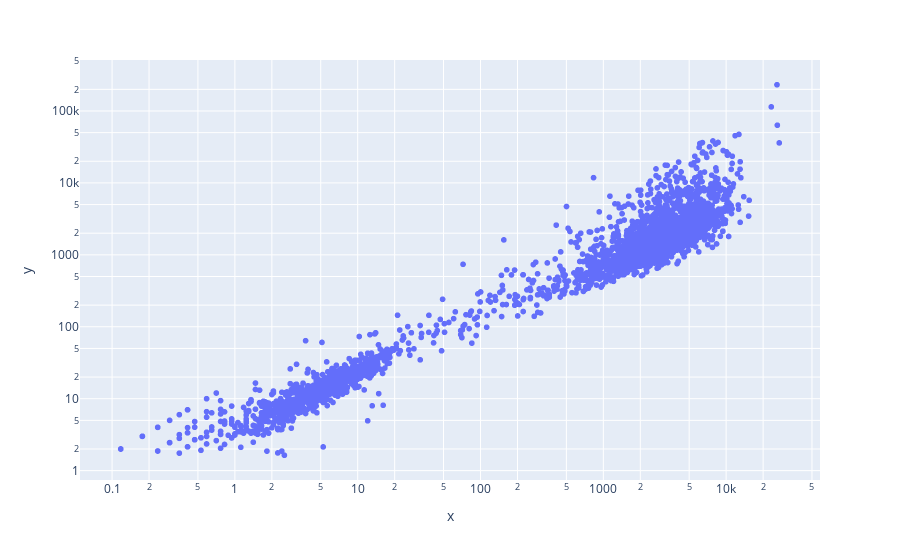

Notebook code cell kept with this figure:
### Code cell
px.scatter(x=vst_test.mean(axis=1), y=vst_test.var(axis=1)/vst_test.mean(axis=1), log_x=True, log_y=True)

### Figure 1 — Plotly figure (JSON) as saved in the notebook; plotly's stock layout.template omitted (floating-point values rounded to 4 significant figures; data arrays with more than 128 entries replaced by an {"elided": "..."} marker saying what was removed)
{"data": [{"hovertemplate": "x=%{x}<br>y=%{y}<extra></extra>", "legendgroup": "", "marker": {"color": "#636efa", "symbol": "circle"}, "mode": "markers", "name": "", "showlegend": false, "type": "scattergl", "x": {"elided": "3095 float values"}, "xaxis": "x", "y": {"elided": "3095 float values"}, "yaxis": "y"}], "layout": {"legend": {"tracegroupgap": 0}, "margin": {"t": 60}, "xaxis": {"anchor": "y", "domain": [0, 1], "title": {"text": "x"}, "type": "log"}, "yaxis": {"anchor": "x", "domain": [0, 1], "title": {"text": "y"}, "type": "log"}}}
